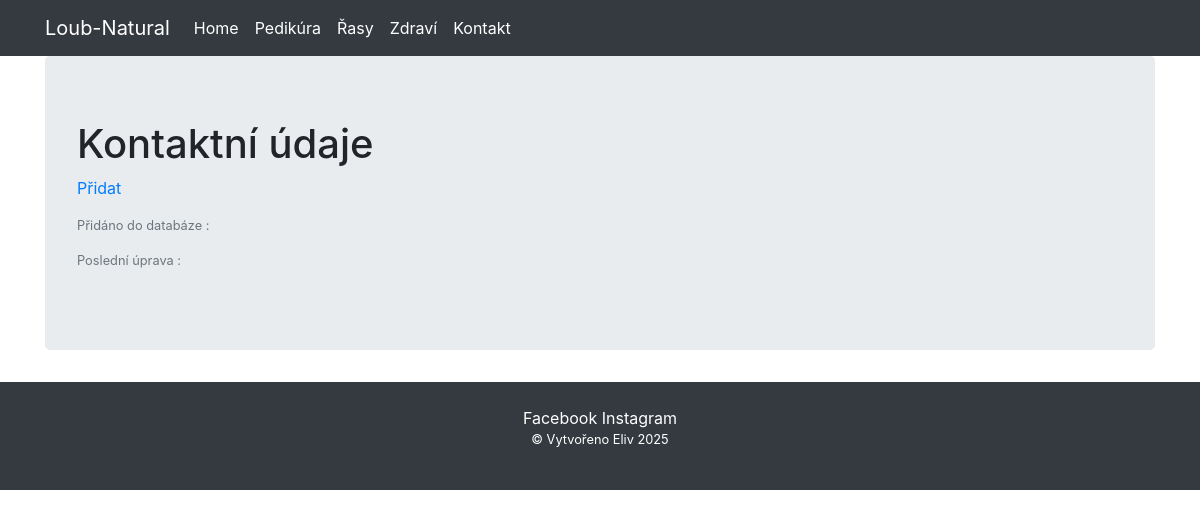
The app's page /contact/, older data.
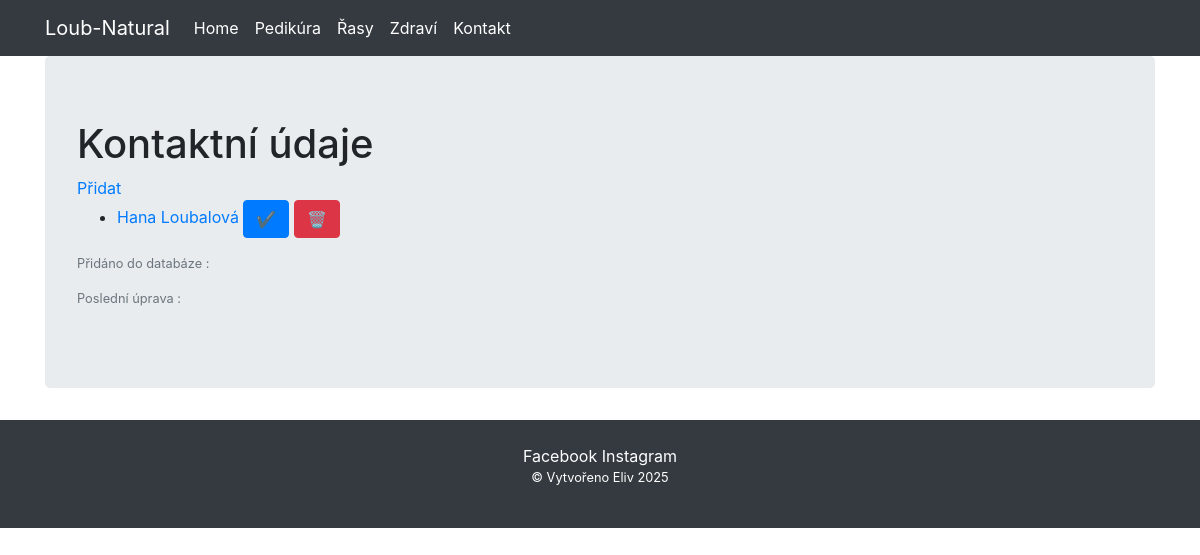
The same page, newer data.
### viewer/models.py (models this page shows, shortened)
class Contact(Model):
    name = CharField(max_length=30, null=False, blank=False, unique=True)
    phone = CharField(max_length=15, null=False, blank=True)
    email = EmailField(null=False, blank=False, unique=True)
    address = TextField(null=False, blank=True)
    description = TextField(max_length=5000, null=True, blank=True)
    def __str__(self):
        return self.name

### viewer/views.py (the view)
# urls.py: path('contact/', ContactListView.as_view(), name="contact"),
class ContactListView(ListView):
    template_name = 'contact.html'
    model = Contact
    context_object_name = 'contacts'

### viewer/templates/contact.html (shortened to what this page needs)
{% extends 'base.html' %}
{% block content %}
<h1>Kontaktní údaje</h1>
<a href="{% url 'contact_create' %}">Přidat</a>
<ul>
    {% for contact in contacts %}
    <li>
        <a href="{% url 'contact_detail' contact.id %}">{{ contact }}</a>
        <a href="{% url 'contact_update' contact.id %}" class="btn btn-primary">✔</a>
        <a href="{% url 'contact_delete' contact.id %}" class="btn btn-danger">🗑️</a>
    </li>
    {% endfor %}
</ul>
<div>
    <p class="mt3"><small class="text-muted">Přidáno do databáze : {{ contact.created }}</small></p>
    <p class="mt2"><small class="text-muted">Poslední úprava : {{ contact.update }}</small></p>
</div>
{% endblock %}

Row changes from the older to the newer data that the page shows:
added Contact: name "Hana Loubalová"
